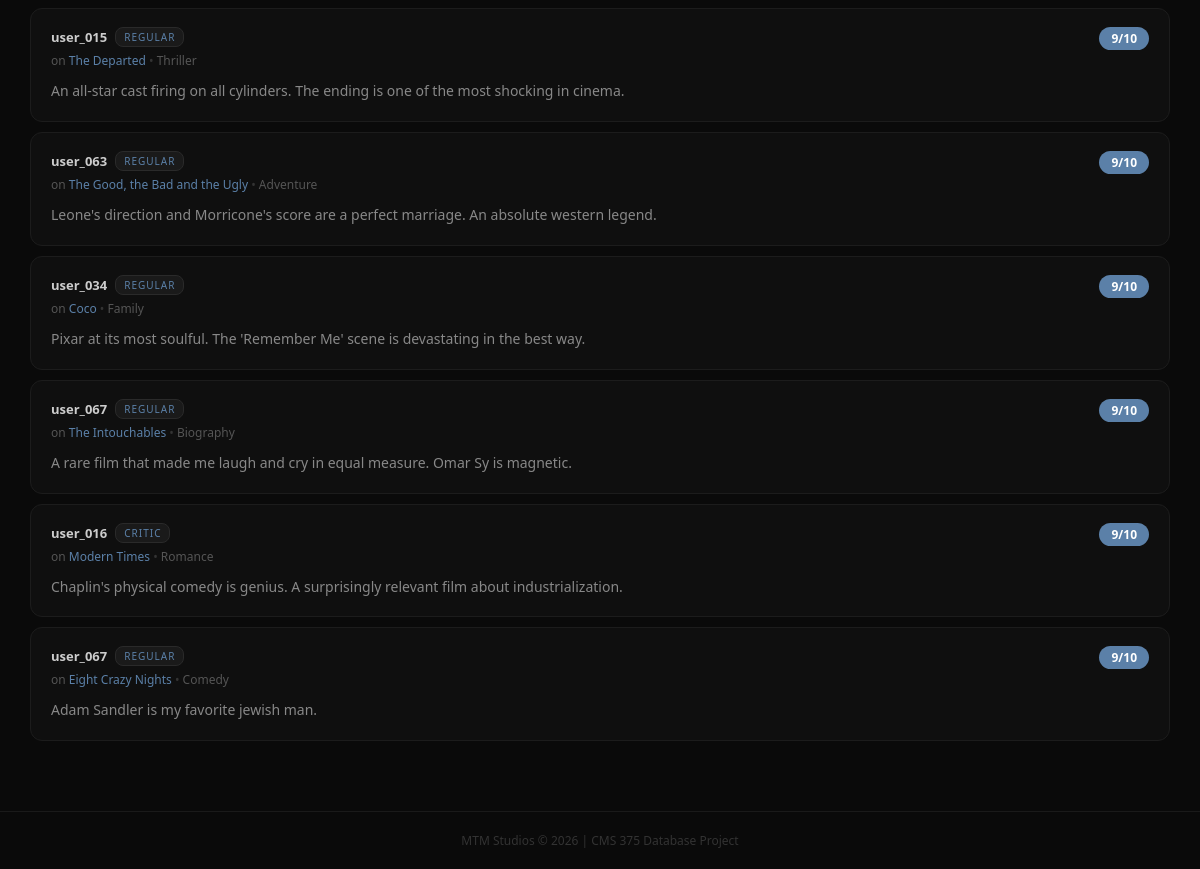
/reviews.php?score=9 (signed in, lower part), run on an earlier commit of the app's database.
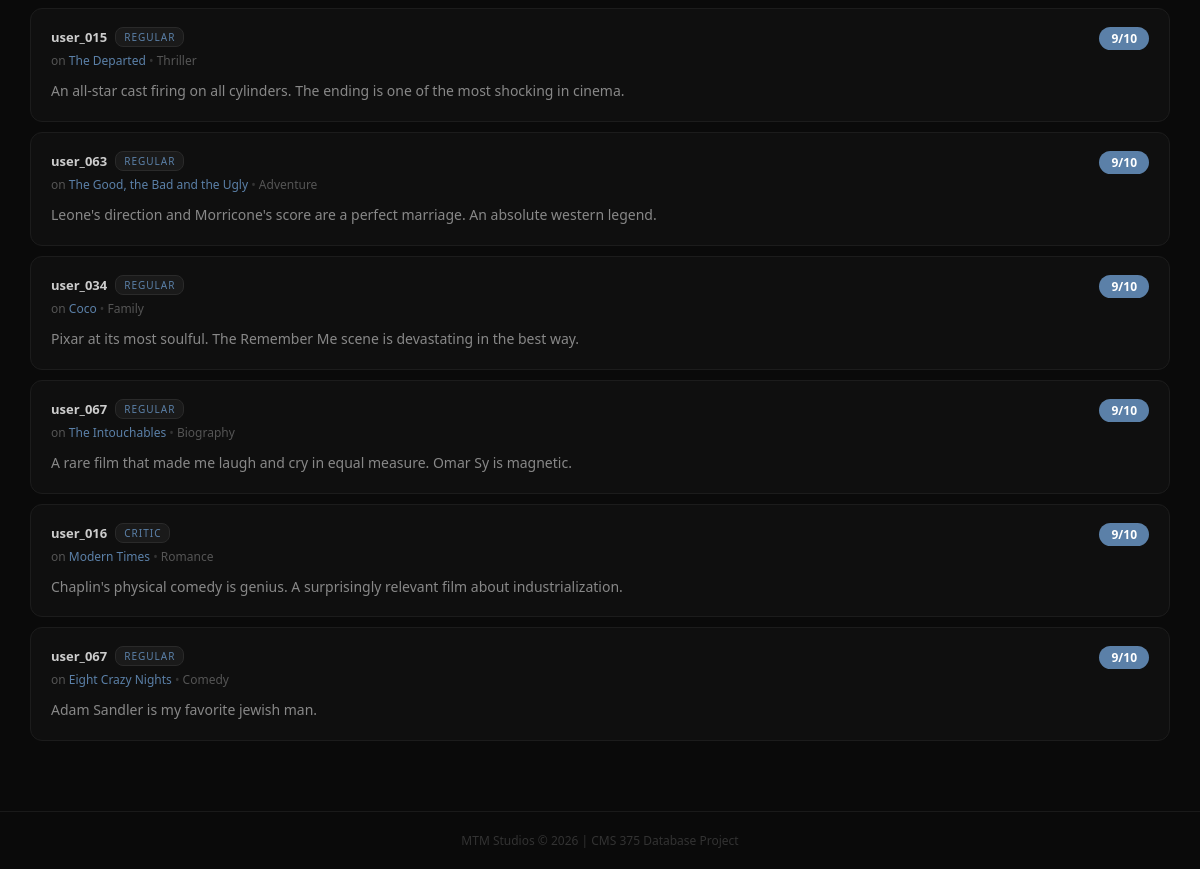
And on a later commit of the database.
### tables this page shows
CREATE TABLE Reviews (
    ReviewID VARCHAR(20) PRIMARY KEY,
    MovieID  VARCHAR(20),
    UserID   VARCHAR(20),
    Score    INT,
    Text     TEXT,
    FOREIGN KEY (MovieID) REFERENCES Movies(MovieID),
    FOREIGN KEY (UserID)  REFERENCES Users(UserID)
);

CREATE TABLE Users (
    UserID        VARCHAR(20)  PRIMARY KEY,
    FirstName     VARCHAR(50),
    LastName      VARCHAR(50),
    Email         VARCHAR(100),
    UserType      VARCHAR(20),
    FavoriteGenre VARCHAR(50),
    ReviewCount   INT,
    Password      VARCHAR(255)
);

CREATE TABLE Movies (
    MovieID           VARCHAR(20)  PRIMARY KEY,
    ReleaseYear       INT,
    Title             VARCHAR(255),
    PosterURL         VARCHAR(255),
    StreamingServices VARCHAR(255),
    Genre             VARCHAR(100),
    Rating            DECIMAL(3,1),
    Description       VARCHAR(255),
    Actors            VARCHAR(255)
);

### reviews.php (the view, shortened to what this page needs)
<?php
include __DIR__ . '/db_connect.php';
$score_filter = isset($_GET['score'])    ? intval($_GET['score'])                                : 0;
$sort         = (isset($_GET['sort']) && in_array($_GET['sort'], ['score_desc','score_asc','movie']))
                ? $_GET['sort'] : 'score_desc';
$sql = "SELECT Reviews.*, Users.UserType, Movies.Title AS MovieTitle, Movies.Genre
        FROM Reviews
        JOIN Users  ON Reviews.UserID  = Users.UserID
        JOIN Movies ON Reviews.MovieID = Movies.MovieID
        WHERE 1=1";
if ($score_filter > 0) $sql .= " AND Reviews.Score = $score_filter";
switch ($sort) {
    default:          $sql .= " ORDER BY Reviews.Score DESC";
}
$result = mysqli_query($conn, $sql);
$total  = mysqli_num_rows($result);
?>
<!DOCTYPE html>
<html lang="en">
<head>
</head>
<body>
<div class="reviews-container">
    <?php if ($total == 0): ?>
        <div class="empty-state">No reviews match the selected filters.</div>
    <?php else: ?>
        <?php while ($review = mysqli_fetch_assoc($result)): ?>
            <div class="review-card">
                <div class="review-top">
                    <div>
                        <div class="review-left">
                            <span class="user-id"><?php echo htmlspecialchars($review['UserID']); ?></span>
                            <span class="user-role"><?php echo htmlspecialchars($review['UserType']); ?></span>
                        </div>
                        <div class="review-movie" style="margin-top:5px;">
                            on <a href="movie.php?id=<?php echo urlencode($review['MovieID']); ?>">
                                <?php echo htmlspecialchars($review['MovieTitle']); ?>
                            </a>
                            <span style="color:#333;">&bull;</span>
                            <?php echo htmlspecialchars($review['Genre']); ?>
                        </div>
                    </div>
                    <span class="review-score"><?php echo $review['Score']; ?>/10</span>
                </div>
                <div class="review-text"><?php echo htmlspecialchars($review['Text']); ?></div>
            </div>
        <?php endwhile; ?>
    <?php endif; ?>
</div>
<div class="footer">MTM Studios &copy; 2026 | CMS 375 Database Project</div>
</body>
</html>

### reviews.php (style rules this page uses)
* { margin: 0; padding: 0; box-sizing: border-box; }
body { font-family: 'Segoe UI', sans-serif; background-color: #0a0a0a; color: #ffffff; }
.reviews-container { padding: 20px 30px 60px; }
.review-card { border: 1px solid #1c1c1c; border-radius: 12px; padding: 18px 20px; margin-bottom: 10px; background: #0f0f0f; transition: border-color 0.2s; }
.review-top { display: flex; justify-content: space-between; align-items: flex-start; margin-bottom: 10px; gap: 12px; flex-wrap: wrap; }
.review-left { display: flex; align-items: center; gap: 8px; flex-wrap: wrap; }
.user-id { font-size: 13px; font-weight: 600; color: #ccc; }
.user-role { font-size: 10px; letter-spacing: 1px; text-transform: uppercase; background: #1a1a1a; border: 1px solid #2a2a2a; color: #5b80a8; padding: 2px 8px; border-radius: 8px; }
.review-movie { font-size: 12px; color: #555; }
.review-movie a { color: #5b80a8; text-decoration: none; }
.review-score { background: #5b80a8; color: #fff; padding: 3px 12px; border-radius: 20px; font-size: 12px; font-weight: bold; white-space: nowrap; flex-shrink: 0; }
.review-text { font-size: 14px; line-height: 1.7; color: #888; }
.footer { text-align: center; padding: 20px; color: #333; font-size: 12px; border-top: 1px solid #1a1a1a; }

What changed in the data, as far as the page shows it:
changed reviews "user_034": Text "Pixar at its most soulful. The 'Remember Me' scene is devastating in the best way." → "Pixar at its most soulful. The Remember Me scene is devastating in the best way."
